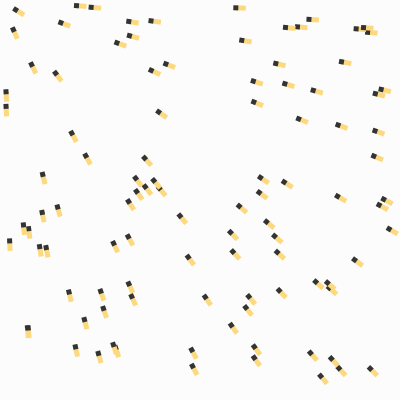
Frame 1 (no input)
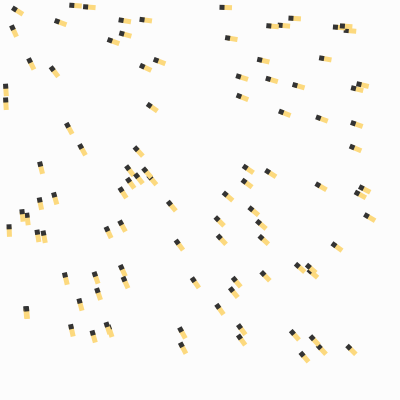
Frame 60 (the mouse pressed at the canvas centre just before this capture)
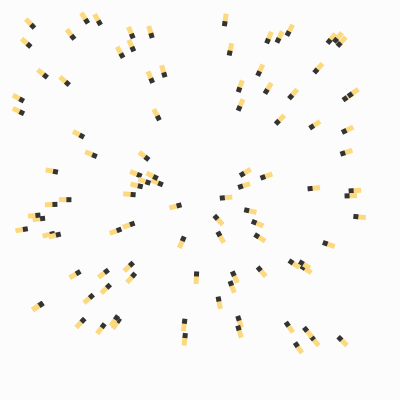
Frame 120 (the mouse held since frame 60 and released just before this capture)

The Processing sketch that drew these frames (run headless with seeded random() and noise(); from frame 60 on, the mouse is pressed at the canvas centre):

// Processing sketch: sketch_190811l
// ── sketch_190811l.pde
/**
 * マウスに位置を追従する虫
 */
int length = 100;

float[] x = new float[length];
float[] y = new float[length];
float[] spx = new float[length];
float[] spy = new float[length];
float[] speedRate = new float[length];

void setup() {
  size(400, 400);
  colorMode(HSB, 100);
  background(99);
  frameRate(60);
  
  for (int i = 0; i < length; i++) {
    x[i] = random(width);
    y[i] = random(height);
    spx[i] = spy[i] = 0;
    speedRate[i] = random(0.001, 0.001);
  }
}

void draw() {
  background(99);
  
  for (int i = 0; i < length; i++) {
    spx[i] = (mouseX - x[i]) * speedRate[i];
    spy[i] = (mouseY - y[i]) * speedRate[i];
    x[i] += spx[i];
    y[i] += spy[i];
    
    drawBug(i);
  }
}

void drawBug(int i) {
  pushMatrix();
  
  translate(x[i], y[i]);
  rotate(atan2(mouseY - y[i], mouseX - x[i])); // 向きをマウスの方に向ける
  
  noStroke();
  rectMode(CENTER);
  fill(12, 50, 99);
  rect(0, 0, 10, 5);
  fill(20);
  rect(5, 0, 5, 5);
  
  popMatrix();
}
